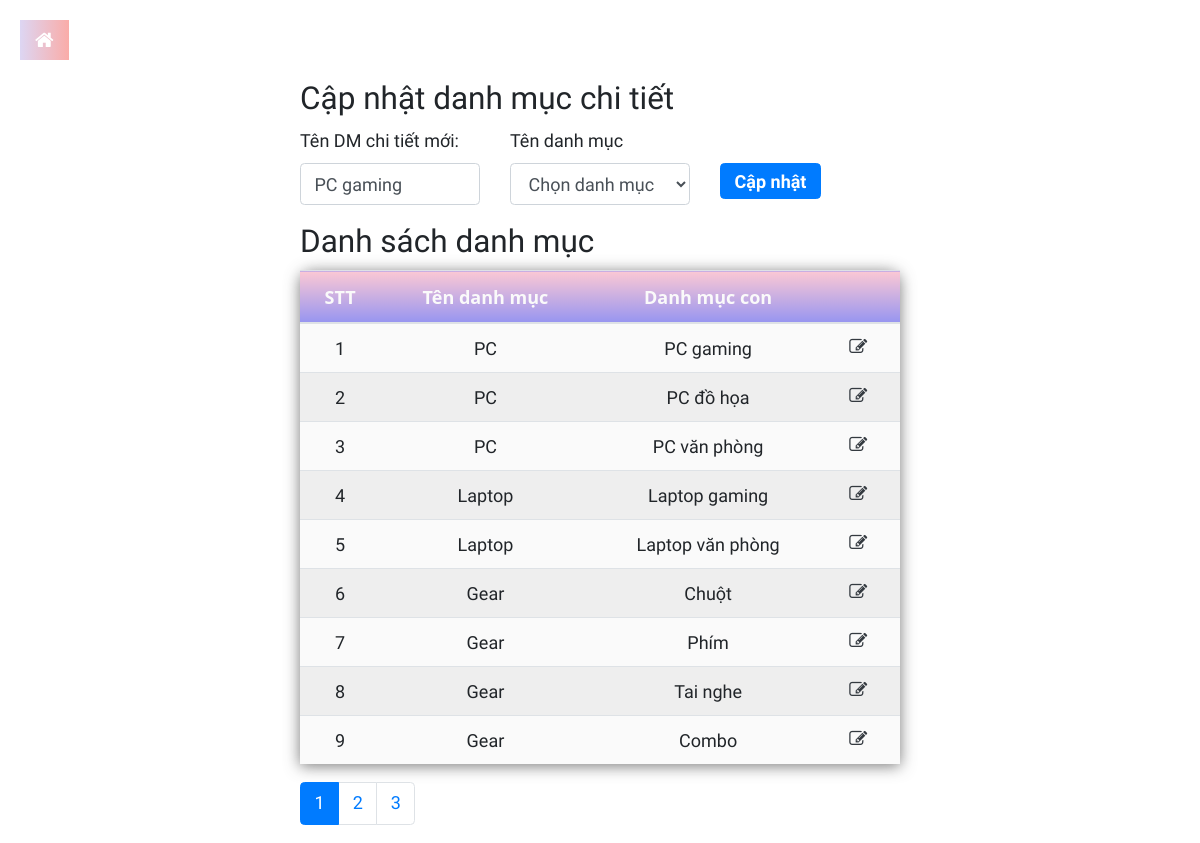
/admin/index.php?admin=updatecatedet&iddet=1 (signed in), run on the app's committed database.
### tables this page shows
CREATE TABLE `category_details` (
  `category_details_id` int(11) NOT NULL,
  `category_id` int(11) NOT NULL,
  `name` varchar(50) NOT NULL
);

CREATE TABLE `category` (
  `category_id` int(11) NOT NULL,
  `name` varchar(50) NOT NULL
);

### config/db.php (called while the page is built, shortened)
<?php
class Database
{
    private $host = "localhost";
    private $username = "root";
    private $password = "123456";
    private $db = "app";
    private $conn;
    public function __construct()
    {
        $this->conn = new mysqli($this->host, $this->username, $this->password, $this->db);
    }
    public function executeQueryAll($query): array
    {
        $result = $this->conn->query($query);
        $rows = array();
        if ($result && $result->num_rows > 0) {
            while ($row = $result->fetch_assoc()) {
                $rows[] = $row;
            }
        }
        return $rows;
    }
    public function executeQueryOne($query)
    {
        $result = $this->conn->query($query);
        if ($result && $result->num_rows > 0) {
            return $result->fetch_assoc();
        }
        return null;
    }
}

### models/category.php (called while the page is built, shortened)
<?php
class DanhMuc
{
    private $db;
    function __construct($db)
    {
        $this->db = new Database();
    }
    function getonedetdm($id)
    {
        $sql = "SELECT * FROM category_details where category_details_id = $id";
        $data = $this->db->executeQueryOne($sql);
        return $data;
    }
    function showdmctadminpage()
    {
        $sql = "SELECT * FROM category_details, category where `category`.`category_id` =`category_details`.`category_id` ";
        $datas = $this->db->executeQueryAll($sql);
        return $datas;
    }
    function showdmctpage($id, $begin): array
    {
        $sql = "SELECT `ct`.`category_details_id`, `c`.`name` as `dmname`, `ct`.`name`
        FROM category AS c, category_details AS ct
        WHERE `ct`.`category_id` = `c`.`category_id`";
        $sql .= " LIMIT $begin, 9";
        $datas = $this->db->executeQueryAll($sql);
        return $datas;
    }
}
?>

### global.php (called while the page is built, shortened)
<?php
$conn = new Database();

### admin/view/updatecatedet.php (the view, shortened to what this page needs)
<div class="w-50" style="margin: 0 auto;">
    <h3>Cập nhật danh mục chi tiết</h3>
    <form action="index.php?admin=updatecatedet" method="post" enctype="multipart/form-data">
        <div class="row">
            <div class="col-4">
                <label for="text" class="form-label">Tên DM chi tiết mới:</label>
                <input type="text" class="form-control" name="newname" value="<?php echo isset($result['name']) ? $result['name'] : ''; ?>">
            </div>
            <div class="col-4">
                <label for="text" class="form-label">Tên danh mục</label>
                <br>
                <div class="form-group">
                    <select class="form-control" name="select" aria-label="Chọn danh mục">
                        <option selected>Chọn danh mục</option>
                    </select>
                </div>
            </div>
            <div class="col-4">
                <label for="text" class="form-label">&nbsp;</label>
                <br>
                <button type="submit" name="update" class="btn btn-primary py-1">Cập nhật</button>
            </div>
        </div>
    </form>
    <h3>Danh sách danh mục</h3>
    <table class="table">
        <?php
        $i = 1;
        ?>
        <thead>
            <tr>
                <th class="text-center">STT</th>
                <th class="text-center">Tên danh mục</th>
                <th class="text-center">Danh mục con</th>
                <th class="text-center">&nbsp;</th>
            </tr>
        </thead>
        <?php
        foreach ($danhmucpage as $danhmuc) {
            extract($danhmuc);
            echo '  <tr>
            <td class="text-center">' . $i++ . '</td>
        <td class="text-center">' . $dmname . '</td>
        <td class="text-center">' . $name . '</td>
    <td class="text-center"><a class="nav-icon position-relative text-decoration-none ms-1" href="index.php?admin=updatecatedet&iddet=' . $category_details_id . '">
        <i class="fa fa-edit text-dark mr-2"></i>
        <span class="position-absolute top-0 left-100 translate-middle badge rounded-pill bg-light text-dark"></span>
    </a></td>
        </tr>
       ';
        }
        ?>
    </table>
    <?php
    $count = count($danhmucct_data);
    $trang = ceil($count / 9);
    ?>
    <div class="d-flex justify-content-between">
        <nav aria-label="Page navigation example">
            <ul class="pagination justify-content-end">
                <?php
                                $currentPage = isset($_GET['page']) ? $_GET['page'] : 1;
                for ($j  = 1; $j <= $trang; $j++) {
                    $activeClass = ($j == $currentPage) ? 'active' : '';
                    if (isset($_GET['id'])) {
                ?>
                        <li class="page-item <?php echo $activeClass; ?>"><a class="page-link" href="index.php?admin=updatecatedet&id=<?php echo $id ?>&page=<?php echo $j ?>"><?php echo $j; ?></a>
                        </li>
                    <?php
                    } else {
                    ?>
                        <li class="page-item <?php echo $activeClass; ?>"><a class="page-link" href="index.php?admin=updatecatedet&page=<?php echo $j ?>"><?php echo $j ?></a>
                        </li>
                <?php
                    }
                }
                ?>
            </ul>
        </nav>
    </div>
</div>

### admin/assets/css/admin.css (style rules this page uses)
* { margin: 0; padding: 0; font-family: "Work Sans", sans-serif; font-size: 18px; }
table { width: 100%; border-collapse: collapse; border-spacing: 0; box-shadow: 0 2px 15px rgba(64, 64, 64, 0.7); border-radius: 12px 12px 0 0; margin-bottom: 50px; }
td, th { padding: 10px 16px; text-align: left !important; vertical-align: top !important; }
th { background: linear-gradient(to top, #9795f0 0%, #fbc8d4 100%); color: #fafafa; font-family: "Open Sans", Sans-serif; font-weight: bold; }
tr { width: 100%; background-color: #fafafa; font-family: "Montserrat", sans-serif; }
tr:nth-child(even) { background-color: #eeeeee; }
.btn { font-weight: 700; height: 36px; -moz-user-select: none; -webkit-user-select: none; user-select: none; cursor: default; }

### data on the page
category_details: newname "PC gaming", category.name "PC", name "PC gaming"
category_details: category.name "PC", name "PC đồ họa"
category_details: category.name "PC", name "PC văn phòng"
category_details: category.name "Laptop", name "Laptop gaming"
category_details: category.name "Laptop", name "Laptop văn phòng"
category_details: category.name "Gear", name "Chuột"
category_details: category.name "Gear", name "Phím"
category_details: category.name "Gear", name "Tai nghe"
category_details: category.name "Gear", name "Combo"
